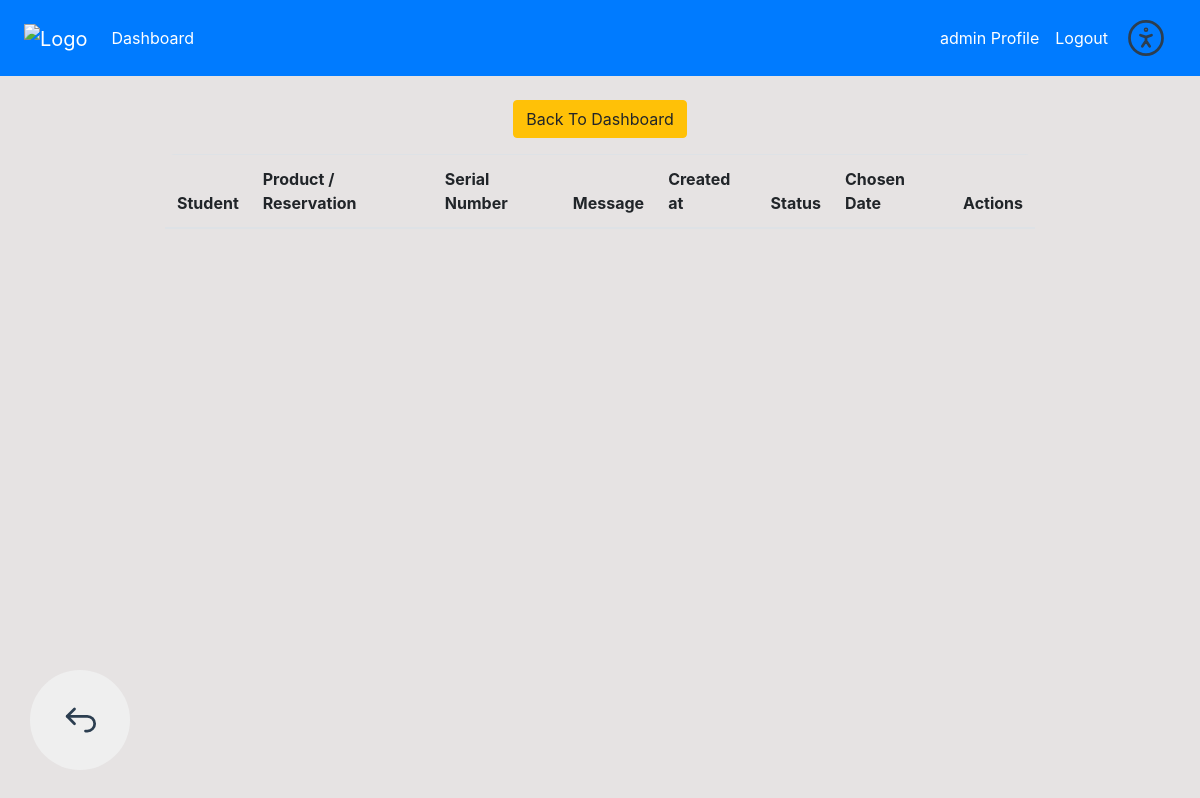
Before: /view_request/ (signed in) with the older database file.
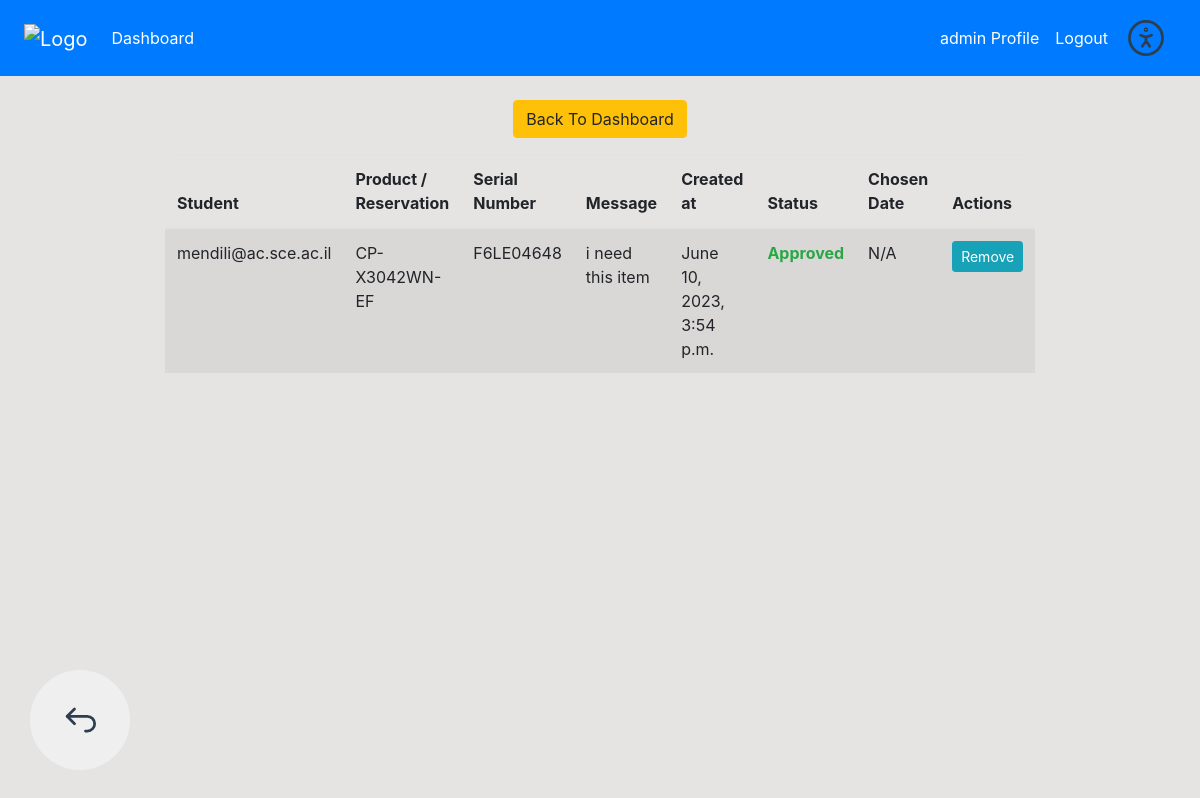
After: the same page with the newer database file.
### dashboard/models.py (models this page shows, shortened)
class Message(models.Model):
    customer = models.ForeignKey(User, on_delete=models.CASCADE)
    product = models.ForeignKey(Product, on_delete=models.CASCADE)
    message = models.TextField()
    created_at = models.DateTimeField(auto_now_add=True)
    status = models.CharField(max_length=10, choices=(('Pending', 'Pending'), ('Approved', 'Approved'), ('Denied', 'Denied'),('Finished', 'Finished')), default='Pending')
    is_visible_to_manager = models.BooleanField(default=True)
    is_visible_to_student = models.BooleanField(default=True)

class Product(models.Model):
    name = models.CharField(max_length=100,null=True)
    sn = models.CharField(max_length=20, null=True, verbose_name='Serial Number')
    category = models.CharField(max_length=100,choices=CATEGORY,null=True)
    quantity = models.PositiveIntegerField(null=True)

### dashboard/views.py (the view)
    @login_required(login_url='user_login')
    @user_passes_test(lambda u: u.is_staff, login_url='user_login')
    def wrapper(request, *args, **kwargs):
        return view_func(request, *args, **kwargs)

### dashboard/context_processors.py (called while the page is built)
def message_count(request):
    from .models import Message, Reservation
    messages = Message.objects.filter(status='Pending').count()
    reservations = Reservation.objects.filter(status='Pending').count()
    return {'message_count': messages, 'reservation_count': reservations}

### dashboard/views.py (called while the page is built)
def staff_required(view_func):
    @login_required(login_url='user_login')
    @user_passes_test(lambda u: u.is_staff, login_url='user_login')
    def wrapper(request, *args, **kwargs):
        return view_func(request, *args, **kwargs)
    return wrapper

@staff_required
def view_request(request):
    if not request.user.is_staff:
        raise PermissionDenied
    messages = Message.objects.all()
    reservations = Reservation.objects.all()
    return render(request, 'dashboard/view_request.html', {'messages': messages, 'reservations': reservations})

### templates/dashboard/view_request.html (shortened to what this page needs)
{% extends 'partials/base.html' %}
{% load crispy_forms_tags %}
{% block content %}
<div class="col-md-9 my-4 mx-auto">
    <div class="d-flex justify-content-center mb-3">
      <form method="POST">
        <a class="btn btn-warning" href="{% url 'dashboard-index' %}">Back To Dashboard</a>
      </form>
    </div>
  <div class="table-responsive">
    {% if messages or reservations %}
    <table class="table table-striped">
      <thead>
        <tr>
          <th>Student</th>
          <th>Product / Reservation</th>
          <th>Serial Number</th>
          <th>Message</th>
          <th>Created at</th>
          <th>Status</th>
          <th>Chosen Date</th>
          <th>Actions</th>
        </tr>
      </thead>
      <tbody>
        {% for message in messages %}
          {% if message.is_visible_to_manager %}
            <tr>
              <td>{{ message.customer.username }}</td>
              <td>{{ message.product.name }}</td>
              <td>{{ message.product.sn }}</td>
              <td style="word-break: break-word;">{{ message.message }}</td>
              <td>{{ message.created_at }}</td>
              <td>
                <span class="
                {% if message.status == 'Approved' %}text-success font-weight-bold
                {% elif message.status == 'Denied' %}text-danger font-weight-bold
                {% elif message.status == 'Pending' %}text font-weight-bold
                {% endif %}">
                {{ message.status }}
                </span>
              </td>
              <td>N/A</td>
              <td>
                {% if message.status == 'Pending' %}
                  <form method="post" action="{% url 'approve_request' message.id %}" style="display: inline;">
                    {% csrf_token %}
                    <button type="submit" class="btn btn-success btn-sm">Approve</button>
                  </form>
                  <form method="post" action="{% url 'deny_request' message.id %}" style="display: inline;">
                    {% csrf_token %}
                    <button type="submit" class="btn btn-danger btn-sm">Deny</button>
                  </form>
                {% elif message.status == 'Approved' or message.status == 'Denied' %}
                  <form method="post" action="{% url 'remove_request' message.id %}" style="display: inline;">
                    <button type="submit" class="btn btn-info btn-sm">Remove</button>
                  </form>
                {% endif %}
              </td>
            </tr>
          {% endif %}
        {% endfor %}
      </tbody>
    </table>
  </div>
</div>
{% else %}
<h2>No new messages or reservations.</h2>
{% endif %}
{% endblock %}

Changed rows visible on the page:
added Message: customer.username "mendili@ac.sce.ac.il", product.name "CP-X3042WN-EF", product.sn "F6LE04648", message "i need this item", created_at "June 10, 2023, 3:54 p.m.", status "Approved", shows "Remove"
